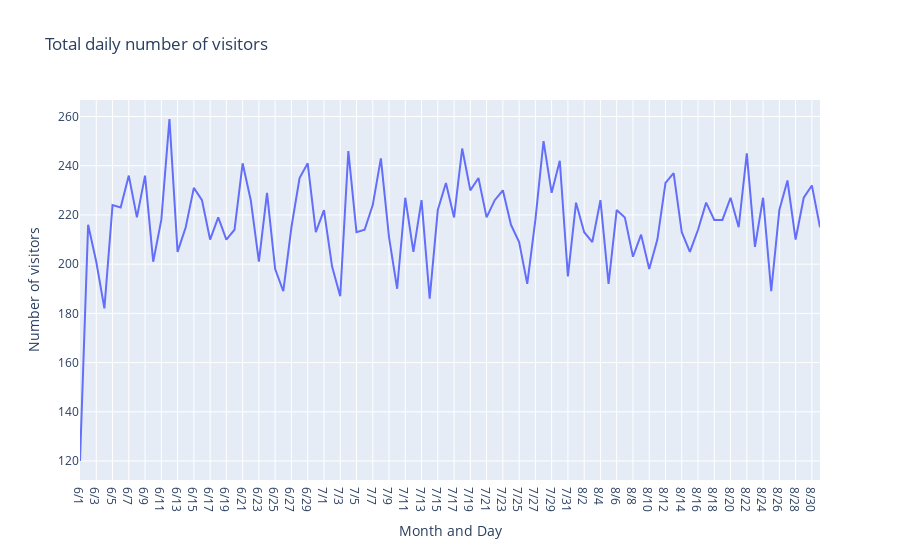

This figure's notebook cell:
### Code cell
#Line graphic with total daily number of visitors
fig_line = px.line(dfg1, x = "Month and Day", y = "Price", title = "Total daily number of visitors", labels={'Price':'Number of visitors'})
fig_line.show()

### Figure 1 — Plotly figure (JSON) as saved in the notebook; plotly's stock layout.template omitted (floating-point values rounded to 4 significant figures)
{"data": [{"hovertemplate": "Month and Day=%{x}<br>Number of visitors=%{y}<extra></extra>", "legendgroup": "", "line": {"color": "#636efa", "dash": "solid"}, "mode": "lines", "name": "", "orientation": "v", "showlegend": false, "type": "scatter", "x": ["6/1", "6/2", "6/3", "6/4", "6/5", "6/6", "6/7", "6/8", "6/9", "6/10", "6/11", "6/12", "6/13", "6/14", "6/15", "6/16", "6/17", "6/18", "6/19", "6/20", "6/21", "6/22", "6/23", "6/24", "6/25", "6/26", "6/27", "6/28", "6/29", "6/30", "7/1", "7/2", "7/3", "7/4", "7/5", "7/6", "7/7", "7/8", "7/9", "7/10", "7/11", "7/12", "7/13", "7/14", "7/15", "7/16", "7/17", "7/18", "7/19", "7/20", "7/21", "7/22", "7/23", "7/24", "7/25", "7/26", "7/27", "7/28", "7/29", "7/30", "7/31", "8/1", "8/2", "8/3", "8/4", "8/5", "8/6", "8/7", "8/8", "8/9", "8/10", "8/11", "8/12", "8/13", "8/14", "8/15", "8/16", "8/17", "8/18", "8/19", "8/20", "8/21", "8/22", "8/23", "8/24", "8/25", "8/26", "8/27", "8/28", "8/29", "8/30", "8/31"], "xaxis": "x", "y": [120, 216, 201, 182, 224, 223, 236, 219, 236, 201, 218, 259, 205, 215, 231, 226, 210, 219, 210, 214, 241, 226, 201, 229, 198, 189, 215, 235, 241, 213, 222, 199, 187, 246, 213, 214, 224, 243, 211, 190, 227, 205, 226, 186, 222, 233, 219, 247, 230, 235, 219, 226, 230, 216, 209, 192, 218, 250, 229, 242, 195, 225, 213, 209, 226, 192, 222, 219, 203, 212, 198, 210, 233, 237, 213, 205, 214, 225, 218, 218, 227, 215, 245, 207, 227, 189, 222, 234, 210, 227, 232, 215], "yaxis": "y"}], "layout": {"legend": {"tracegroupgap": 0}, "title": {"text": "Total daily number of visitors"}, "xaxis": {"anchor": "y", "domain": [0, 1], "title": {"text": "Month and Day"}}, "yaxis": {"anchor": "x", "domain": [0, 1], "title": {"text": "Number of visitors"}}}}
